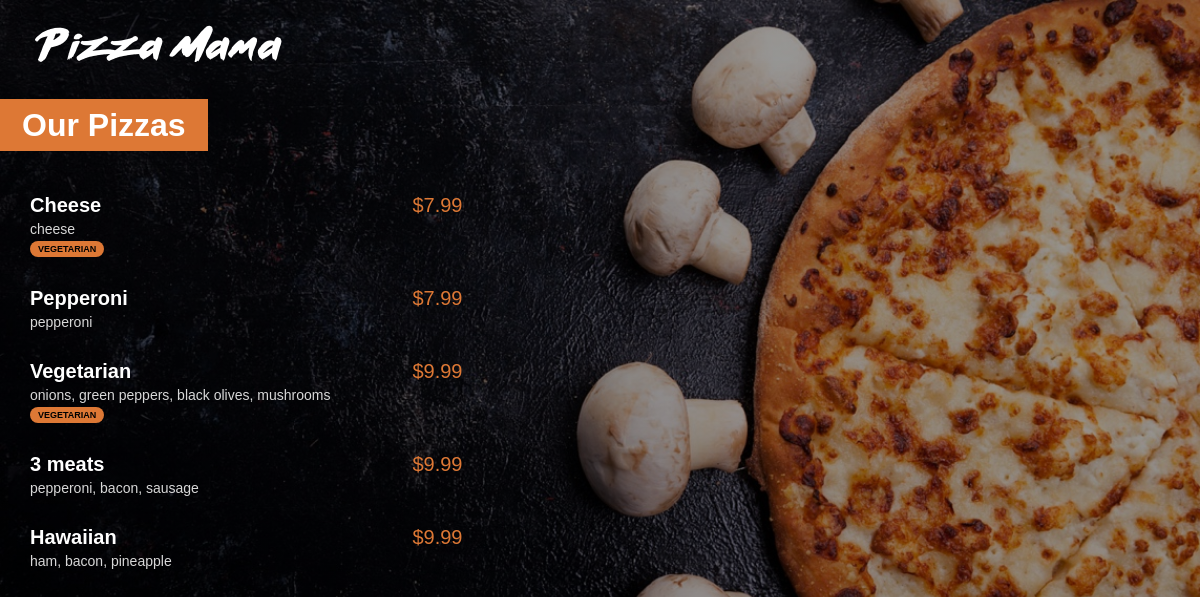
The app's page /menu/ with its own data.
### menu/models.py (models this page shows, shortened)
class Pizza(models.Model):
    name = models.CharField(max_length=200)
    ingredients = models.CharField(max_length=400)
    price = models.FloatField(default=0)
    vegetarian = models.BooleanField(default=False)

### menu/views.py (the view)
# urls.py: path('', views.index, name="index")
def index(request):
    pizzas = Pizza.objects.all().order_by('price')
    return render(request, 'menu/index.html', {'pizzas' : pizzas})

### menu/templates/menu/index.html (shortened to what this page needs)
{% load static %}
<html lang="en" xmlns="http://www.w3.org/1999/html">
<head>
    <link rel="stylesheet" href="{% static 'menu/style.css' %}">
</head>
<body>
<a href="{% url 'main:index' %}"><img id="small_logo" src="{% static 'menu/images/small_logo.png' %}"/></a>
    <div class="menu_title">
        <h1>Our Pizzas</h1>
    </div>
    <div class="menu_list">
        {% for pizza in pizzas %}
            <div class="menu_list_item">
                <span class="menu_list_title">{{pizza.name}}</span>
                <span class="menu_list_price">${{pizza.price | floatformat:2}}</span>
                <br>
                <span class="menu_list_ingredients">{{pizza.ingredients}}</span>
                {% if pizza.vegetarian %}
                  <br>
                  <span class="menu_list_badge">VEGETARIAN</span>
                {% endif %}
            </div>
        {% endfor %}
    </div>
</body>
</html>

### menu/static/menu/style.css (style rules this page uses)
body { background: linear-gradient(0deg, rgba(0, 0, 0, 0.4), rgba(0, 0, 0, 0.4)), url("images/menu_background.jpg") no-repeat center center fixed; -webkit-background-size: cover; -moz-background-size: cover; background-size: cover; color: white; margin: 0px; font-family: Arial; }
#small_logo { margin-top: 25px; margin-left: 35px; }
h1 { background-color: #DD7835; display: inline; padding: 8px 22px; }
.menu_title { margin-top: 45px; margin-bottom: 50px; }
.menu_list { margin-left: 30px; }
.menu_list_item { margin: 30px 0px; }
.menu_list_title { font-size: 20px; font-weight: bold; width: 350px; display: inline-block; }
.menu_list_price { color:#DD7835; margin-left: 8px; font-size: 20px; width: 70px; display: inline-block; text-align: right; }
.menu_list_ingredients { color: #D8D8D8; font-size: 14px; display: inline-block; margin-top: 4px; width: 320; }
.menu_list_badge { background-color: #DD7835; color: black; font-size: 9px; padding: 3px 8px; display: inline-block; margin-top: 4px; border-radius: 8px; font-weight: bold; }

### records on screen
Pizza: name "Cheese", price "7.99", ingredients "cheese", vegetarian "VEGETARIAN"
Pizza: name "Pepperoni", price "7.99", ingredients "pepperoni"
Pizza: name "Vegetarian", price "9.99", ingredients "onions, green peppers, black olives, mushrooms", vegetarian "VEGETARIAN"
Pizza: name "3 meats", price "9.99", ingredients "pepperoni, bacon, sausage"
Pizza: name "Hawaiian", price "9.99", ingredients "ham, bacon, pineapple"
